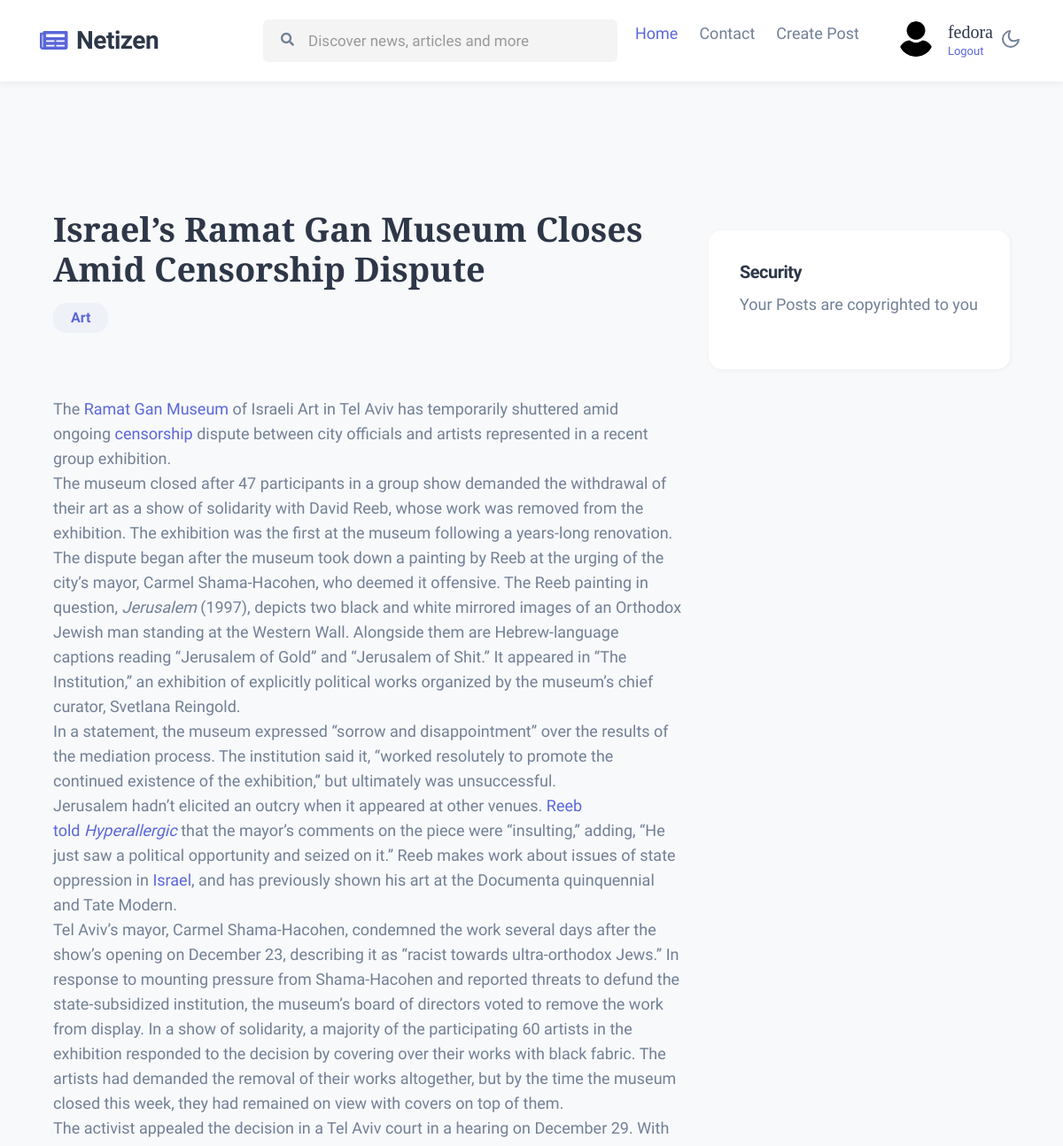
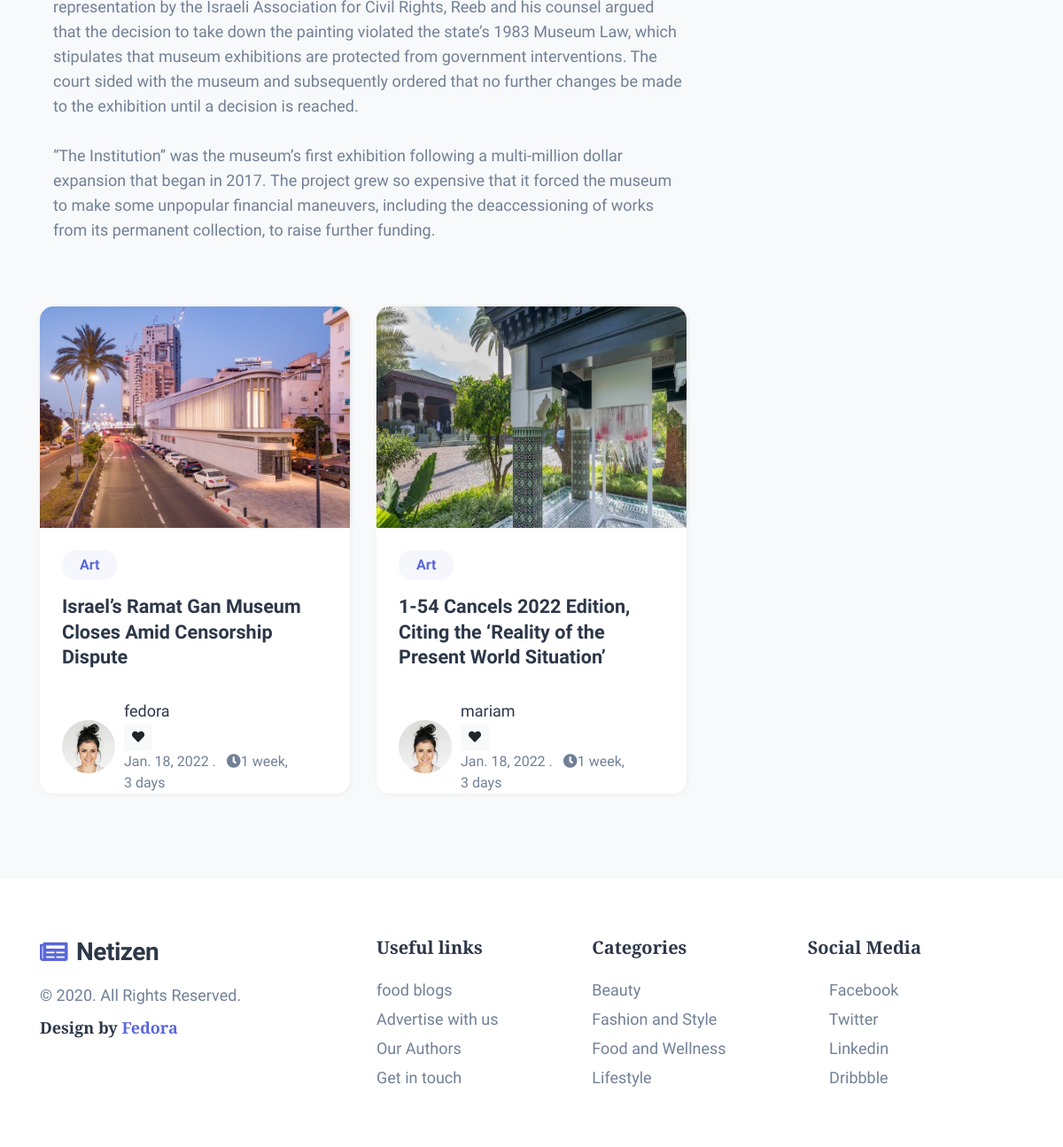
/article/postDetail/1/ (signed in), run on the app's committed database (2 pictures, top to bottom).
### posts/models.py (models this page shows, shortened)
class Post(models.Model):
	category = models.ForeignKey(Category, on_delete=models.CASCADE )
	author = models.ForeignKey(User, related_name="author", on_delete=models.CASCADE, blank = True, null=True)
	title = models.CharField(max_length = 200)
	image = models.ImageField(blank = True, upload_to = 'images', null = True)
	details = RichTextField()
	liked = models.ManyToManyField(User, blank=True, related_name='liked')
	created = models.DateField(auto_now_add = True)
	updated = models.DateField(auto_now = True)

class Category(MPTTModel):
	parent = TreeForeignKey('self', on_delete=models.CASCADE, null=True, blank=True, related_name='children')
	title = models.CharField(max_length = 100)
	icon = models.CharField(max_length = 3000)
	description = RichTextField()
	created = models.DateField(auto_now_add = True)
	updated = models.DateField(auto_now = True)
	def __str__(self) -> str:
		return self.title
	class MPTTMeta:
		order_insertion_by = ['title']

### posts/views.py (the view)
# urls.py: path('postDetail/<int:pk>/', postDetail, name='postDetail'),
def postDetail(required, pk):
    post = Post.objects.get(pk = pk)
    postlist = Post.objects.all()[:3]
    context = {
        'post':post,
        'postlist':postlist,
    }
    return render(required, "postDetails.html", context)

### posts/templates/postDetails.html (shortened to what this page needs)
{% extends 'base.html' %}
{% load static %}
{% block content %}
<div class="w3l-homeblock2 py-5">
    <div class="container pt-md-4 pb-md-5">
        <div class="w3l-contact-10 py-5" id="contact">
            <div class="form-41-mian pt-lg-4 pt-md-3 pb-md-4">
                <div class="container">
                    <div class="row">
                        <div class="col-lg-8 form-inner-cont">
                            <h3 class="category-title mb-3"> {{post.title}}</h3>
                            <span class="label-blue mb-sm-4 mb-3">{{post.category}}</span>
                            <p class="mb-sm-5 mb-4 max-width">{{post.details|safe}}</p>
                        </div>
                        <div class="col-lg-4 contacts-5-grid-main section-gap mt-lg-0 mt-5">
                            <div class="contacts-5-grid">
                                <div class="map-content-5">
                                    <section class="tab-content">
                                        <div class="contact-type">
                                            <div class="address-grid mb-4">
                                                <h6>Security</h6>
                                                <p>Your Posts are copyrighted to you</p>
                                            </div>
                                        </div>
                                    </section>
                                </div>
                            </div>
                        </div>
                    </div>
                </div>
            </div>
        </div>
        <div class="row">
            {% for x in postlist %}
            <div class="col-lg-4 col-md-6 item">
                <div class="card">
                    <div class="card-header p-0 position-relative">
                        <a href="/article/postDetail/{{x.id}}">
                            <img class="card-img-bottom d-block radius-image-full" style="height: 250px;"
                                src="{{x.image.url}}" alt="Card image cap">
                        </a>
                    </div>
                    <div class="card-body blog-details" style="height: 300px;">
                        <span class="label-blue"><a href="">{{x.category}}</a></span>
                        <a href="/article/postDetail/{{x.id}}" class="blog-desc">{{x.title |truncatechars:90 }}
                        </a>
                        <div class="author align-items-center mt-3 mb-1">
                            <img src="{% static 'assets/images/a2.jpg' %}" alt="" class="img-fluid rounded-circle" />
                            <ul class="blog-meta">
                                <li>
                                    <a href="#">{{x.author}}</a> </a>
                                    <form action="/" method="Post">
                                        <button class="btn btn-light btn-sm" type="submit" name="post_id" value="{{x.id}}">
                                            <i class="fa fa-heart" aria-hidden="true" id="like"></i>
                                        </button>
                                    </form>
                                </li>
                                <li class="meta-item blog-lesson">
                                    <span class="meta-value"> {{x.created}} </span>. <span
                                        class="meta-value ml-2"><span class="fa fa-clock-o"></span>{{x.created|timesince }}</span>
                                </li>
                            </ul>
                        </div>
                    </div>
                </div>
            </div>
            {% endfor %}
        </div>
    </div>
</div>
{% endblock %}

### home/templates/temps/header.html (shortened to what this page needs)
{% load static %}
<!doctype html>
<html lang="en">
<head>
	<link rel="stylesheet" href="{% static 'assets/css/style-starter.css' %}">
	<link href="https://cdnjs.cloudflare.com/ajax/libs/font-awesome/5.13.0/css/all.min.css" rel="stylesheet">
	<link rel="stylesheet" href="https://use.fontawesome.com/releases/v5.7.2/css/all.css"
>
</head>
<body>
	<header class="w3l-header">
		<div class="container">
			<nav class="navbar navbar-expand-lg navbar-light fill px-lg-0 py-0 px-sm-3 px-0">
				<a class="navbar-brand" href="/">
					<span class="fa fa-newspaper-o"></span> Netizen</a>
				<div class="collapse navbar-collapse" id="navbarSupportedContent"
					style="font-size: small; font-weight: 200;">
					<nav class="mx-auto">
						<div class="search-bar">
							<form class="search">
								<input type="search" class="search__input" name="search"
									placeholder="Discover news, articles and more" onload="equalWidth()" required>
								<span class="fa fa-search search__icon"></span>
							</form>
						</div>
					</nav>
					<ul class="navbar-nav">
						<li class="nav-item active">
							<a class="nav-link" href="/">Home</a>
						</li>
						<li class="nav-item @@contact__active">
							<a class="nav-link" href="contact.html">Contact</a>
						</li>
						{% if user.id is not None%}
						<li class="nav-item">
							<a class="nav-link" href="/article/addpost/">Create Post</a>
						</li>
						{% endif %}
						{% if user.id is not None%}
						<div class="header-author d-flex ml-lg-4 pl-2 mt-lg-0 mt-3">
							<div class="author align-items-center">
								<img src="{% static 'assets/images/user.png' %}" alt="" width="40px" class="img-fluid rounded-circle" />
							</div>
							<div class="align-self ml-3">
								<a href="#author">
									<h5>{{user.username}}</h5>
								</a>
								<a href="{% url 'logout' %}">Logout</a>
							</div>
						</div>
						{% else %}
							<li class="nav-item @@contact__active"><a class="nav-link" href="/profile/register">Join Netizen</a></li>
							<li class="nav-item @@contact__active"><a class="nav-link" href="/profile/login">Login</a></li>
						{% endif %}
					</ul>
				</div>
				<div class="mobile-position">
					<nav class="navigation">
						<div class="theme-switch-wrapper">
							<label class="theme-switch" for="checkbox">
								<div class="mode-container">
									<i class="gg-moon"></i>
								</div>
							</label>
						</div>
					</nav>
				</div>
		</div>
	</header>

### data on the page
Post: title "Israel’s Ramat Gan Museum Closes Amid Censorship Dispute", category "Art", details "The Ramat Gan Museum of Israeli Art in Tel Aviv has temporarily shuttered amid ongoing censorship dispute between city officials and artists represented in a recent group exhibition. The museum closed after 47 participants in a group show demanded the withdrawal of their art as a show of solidarity with David Reeb, whose work was removed from the exhibition. The exhibition was the first at the museum following a years-long renovation. The dispute began after the museum took down a painting by Reeb at the urging of the city’s mayor, Carmel Shama-Hacohen, who deemed it offensive. The Reeb painting in question, Jerusalem (1997), depicts two black and white mirrored images of an Orthodox Jewish…", image (picture), author "fedora", {{ x.id }} 1 (drawn), created "Jan. 18, 2022", created "1 week, 3 days"
Post: image (picture), category "Art", title "1-54 Cancels 2022 Edition, Citing the ‘Reality of the Present World Situation’", author "mariam", {{ x.id }} 2 (drawn), created "Jan. 18, 2022", created "1 week, 3 days"

### other printed values
{{ user.username }} "fedora"
